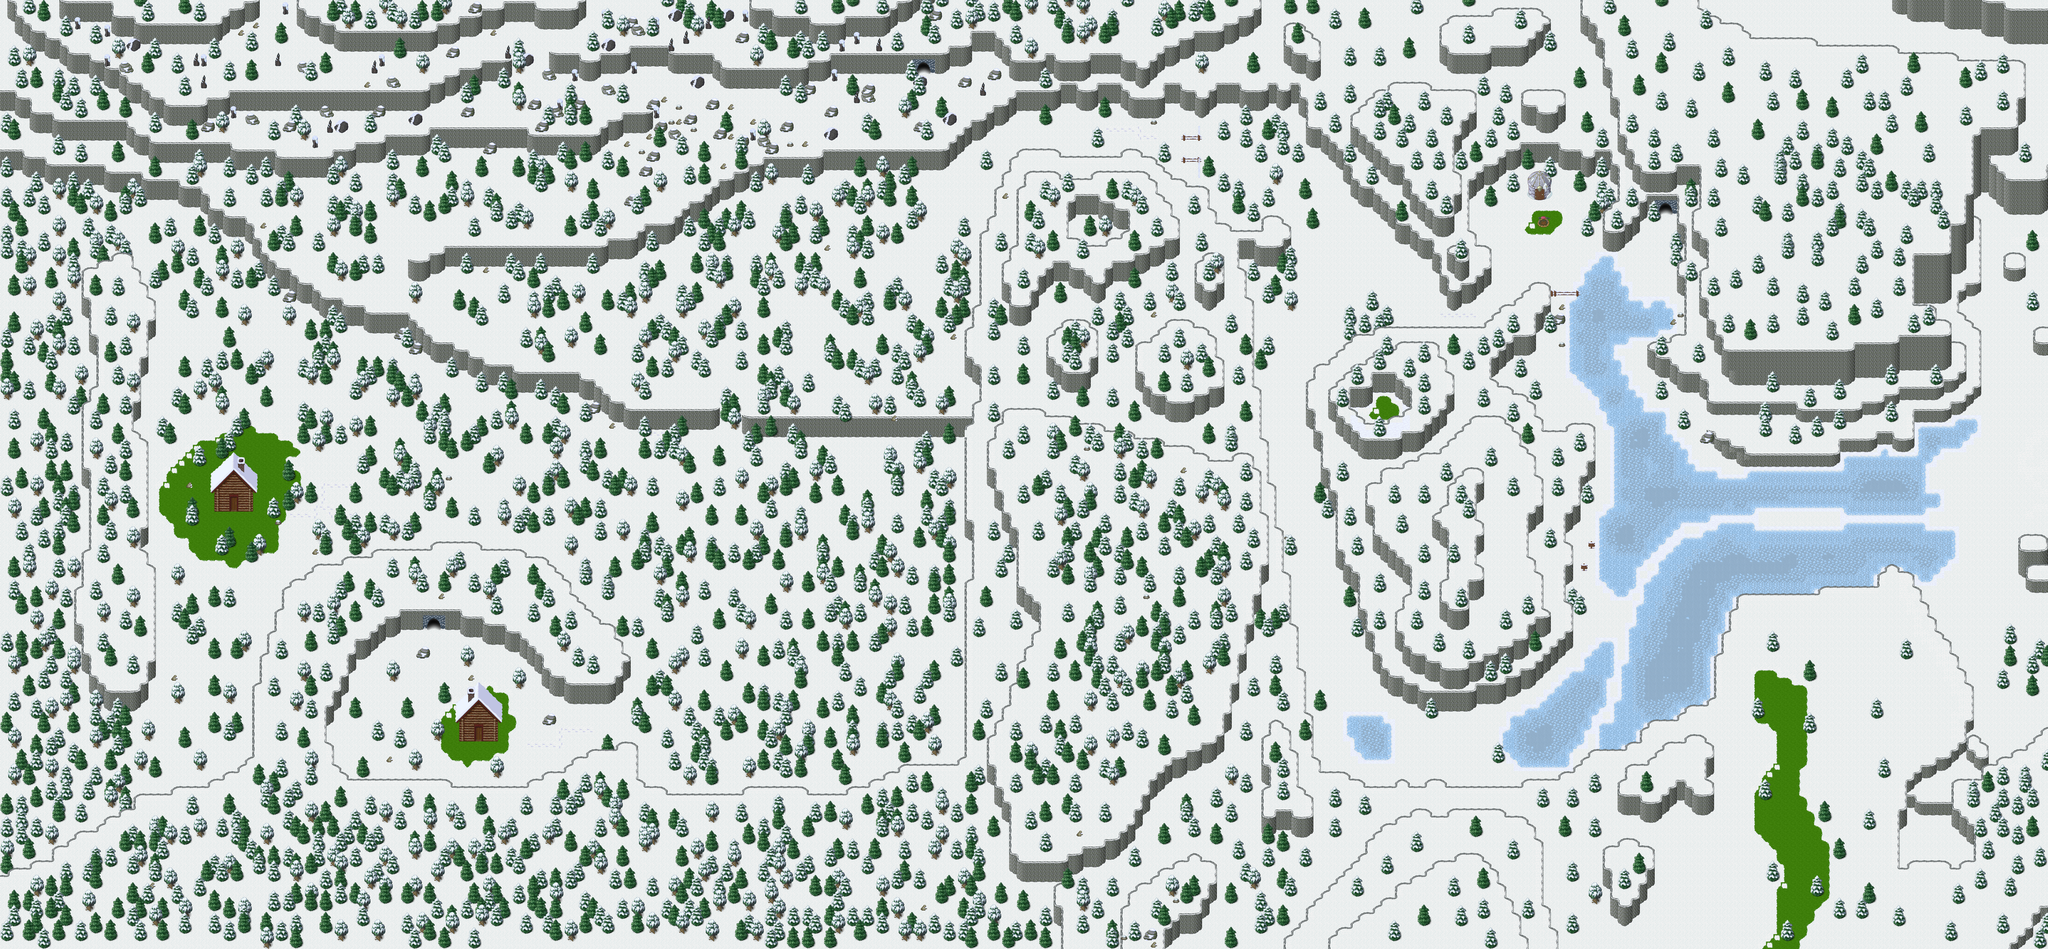

The image is a tile-based game level rendered from a .tmx file. Its description and source (layers, tilesets, objects; grid data summarised) follow:
An orthogonal 276x128 tile map with 32x32 px tiles, 5 tile layers (Ground1, Ground2, Fringe, Over1, ...), 2 hidden layers not drawn, 10 tilesets and 7 objects (4x spawn, 2x warp, particle_effect).

<map version="1.8" tiledversion="1.8.0" orientation="orthogonal" renderorder="right-down" width="276" height="128" tilewidth="32" tileheight="32" infinite="0" nextlayerid="10" nextobjectid="13">
 <properties>
  <property name="background0image" value="graphics/images/spit23loginwallpaper_800x600.png" />
  <property name="manaplus version" value="2" />
  <property name="minimap" value="graphics/minimaps/019-6.png" />
  <property name="music" value="snowvillage.ogg" />
  <property name="name" value="snow Path" />
  <property name="overlay0image" value="graphics/images/ambient/cloud.png" />
  <property name="overlay0parallax" value="1.0" />
  <property name="overlay0scrollX" value="0.2" />
  <property name="overlay0scrollY" value="0.1" />
  <property name="overlay1image" value="graphics/images/ambient/darkness2.png" />
  <property name="overlay1mask" value="2" />
  <property name="overlay1parallax" value="1.0" />
  <property name="overlay1scrollX" value="0.2" />
  <property name="overlay1scrollY" value="0.1" />
  <property name="overlay2image" value="graphics/images/ambient/darkness1.png" />
  <property name="overlay2mask" value="4" />
  <property name="overlay2parallax" value="1.0" />
  <property name="overlay2scrollX" value="0.3" />
  <property name="overlay2scrollY" value="0.2" />
  <property name="overlay3image" value="graphics/images/ambient/night.png" />
  <property name="overlay3keepratio" value="true" />
  <property name="overlay3mask" value="8" />
  <property name="overlay4image" value="graphics/images/ambient/rain.png" />
  <property name="overlay4mask" value="16" />
  <property name="overlay4parallax" value="1.0" />
  <property name="overlay4scrollX" value="-0.7" />
  <property name="overlay4scrollY" value="5" />
  <property name="overlay5image" value="graphics/images/ambient/sandstorm.png" />
  <property name="overlay5mask" value="32" />
  <property name="overlay5parallax" value="1.0" />
  <property name="overlay5scrollX" value="0.2" />
  <property name="overlay5scrollY" value="0.1" />
  <property name="overlay6image" value="graphics/images/ambient/snow.png" />
  <property name="overlay6mask" value="64" />
  <property name="overlay6parallax" value="1.0" />
  <property name="overlay6scrollX" value="0.2" />
  <property name="overlay6scrollY" value="0.1" />
 </properties>
 <tileset firstgid="1" name="collision" tilewidth="32" tileheight="32" tilecount="9" columns="3">
  <image source="../graphics/tilesets/collision.png" width="96" height="96" />
 </tileset>
 <tileset firstgid="10" name="snow" tilewidth="32" tileheight="32" tilecount="256" columns="16">
  <image source="../graphics/tilesets/snow.png" width="512" height="512" />
 </tileset>
 <tileset firstgid="266" name="snow_x2" tilewidth="32" tileheight="64" tilecount="16" columns="16">
  <image source="../graphics/tilesets/snow_x2.png" width="512" height="64" />
 </tileset>
 <tileset firstgid="282" name="snow_tree_x3" tilewidth="64" tileheight="96" tilecount="4" columns="4">
  <image source="../graphics/tilesets/snow_tree_x3.png" width="256" height="96" />
 </tileset>
 <tileset firstgid="286" name="snow_village2" tilewidth="32" tileheight="32" tilecount="256" columns="16">
  <image source="../graphics/tilesets/snow_village2.png" width="512" height="512" />
 </tileset>
 <tileset firstgid="542" name="snow_ground" tilewidth="32" tileheight="32" tilecount="77" columns="11">
  <image source="../graphics/tilesets/snow_ground.png" width="352" height="224" />
 </tileset>
 <tileset firstgid="619" name="barbarians_outdoor" tilewidth="64" tileheight="64" tilecount="3" columns="3">
  <image source="../graphics/tilesets/barbarians_outdoor.png" width="192" height="64" />
 </tileset>
 <tileset firstgid="622" name="barbarians_yurt_x4" tilewidth="160" tileheight="128" tilecount="2" columns="2">
  <image source="../graphics/tilesets/barbarians_yurt_x4.png" width="320" height="128" />
 </tileset>
 <tileset firstgid="624" name="snow_village" tilewidth="32" tileheight="32" tilecount="256" columns="16">
  <image source="../graphics/tilesets/snow_village.png" width="512" height="512" />
 </tileset>
 <tileset firstgid="880" name="snow_village_x4" tilewidth="32" tileheight="128" tilecount="10" columns="10">
  <image source="../graphics/tilesets/snow_village_x4.png" width="320" height="128" />
 </tileset>
 <layer id="1" name="Ground1" width="276" height="128">
  <data>[35328 cells, 35328 non-empty, 60 distinct tile ids]</data>
 </layer>
 <layer id="2" name="Ground2" width="276" height="128">
  <data>[35328 cells, 6068 non-empty, 57 distinct tile ids]</data>
 </layer>
 <layer id="3" name="Fringe" width="276" height="128">
  <data>[35328 cells, 2356 non-empty, 21 distinct tile ids]</data>
 </layer>
 <layer id="4" name="Over1" width="276" height="128">
  <data>[35328 cells, 187 non-empty, 26 distinct tile ids]</data>
 </layer>
 <layer id="5" name="Over2" width="276" height="128">
  <data>[35328 cells, 494 non-empty, 11 distinct tile ids]</data>
 </layer>
 <layer id="6" name="Collision" width="276" height="128" visible="0">
  <data>[35328 cells, 30891 non-empty, 2 distinct tile ids]</data>
 </layer>
 <layer id="8" name="Heights" width="276" height="128" visible="0">
  <data>[35328 cells, 0 non-empty, 0 distinct tile ids]</data>
 </layer>
 <objectgroup id="7" name="Objects">
  <object id="2" name="graphics/particles/bonfire.particle.xml" type="particle_effect" x="6656" y="960" />
  <object id="7" name="To Snow Field" type="warp" x="8224" y="2208" width="32" height="64">
   <properties>
    <property name="dest_map" value="019-1" />
    <property name="dest_x" value="22" />
    <property name="dest_y" value="69" />
   </properties>
  </object>
  <object id="8" name="To Highlands" type="warp" x="3008" y="544" width="64" height="32">
   <properties>
    <property name="dest_map" value="019-5" />
    <property name="dest_x" value="135" />
    <property name="dest_y" value="284" />
   </properties>
  </object>
 </objectgroup>
 <objectgroup id="9" name="Spawns" visible="0">
  <object id="9" name="Pollet" type="spawn" x="1120" y="512" width="7040" height="2752">
   <properties>
    <property name="death" value="30000" />
    <property name="max_beings" value="12" />
    <property name="monster_id" value="1219" />
    <property name="spawn" value="200000" />
   </properties>
  </object>
  <object id="10" name="Santa Slime" type="spawn" x="1472" y="352" width="3136" height="3360">
   <properties>
    <property name="death" value="30000" />
    <property name="max_beings" value="6" />
    <property name="monster_id" value="1096" />
    <property name="spawn" value="30000" />
   </properties>
  </object>
  <object id="11" name="Fluffy" type="spawn" x="1312" y="160" width="6464" height="2944">
   <properties>
    <property name="death" value="30000" />
    <property name="max_beings" value="50" />
    <property name="monster_id" value="1022" />
    <property name="spawn" value="100000" />
   </properties>
  </object>
  <object id="12" name="Wolvern" type="spawn" x="1600" y="1088" width="4864" height="2400">
   <properties>
    <property name="death" value="30000" />
    <property name="max_beings" value="12" />
    <property name="monster_id" value="1037" />
    <property name="spawn" value="60000" />
   </properties>
  </object>
 </objectgroup>
</map>
